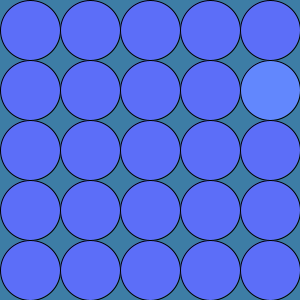
Frame 1 (no input)
Frame 60 (the mouse pressed at the canvas centre just before this capture): identical to frame 1, image omitted
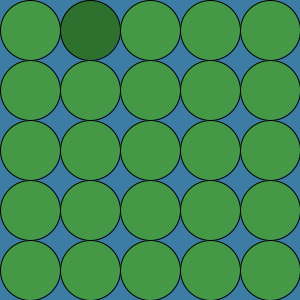
Frame 120 (the mouse held since frame 60 and released just before this capture)

The Processing sketch that drew these frames (run headless with seeded random() and noise(); from frame 60 on, the mouse is pressed at the canvas centre):

// Processing sketch: week03_9_color_mini_game
// ── week03_9_color_mini_game.pde
void setup(){
  size(300,300);
  colorMode(HSB,360, 100, 100);
  chooseColor();
}

void mousePressed(){
  chooseColor();
}

int I,J;
float h,s,b,dh,ds,db;
void chooseColor(){
  h = random(360);
  s = random(50,100);
  b = random(50,100);
  I = int(random(5));
  J = int(random(5));
  dh = random(-20,+20);
  ds = random(-20,+20);
  db = random(-20,+20);
}

void draw(){
  background(203, 63, 65);
  for(int i=0;i<5;i++){
    for(int j=0;j<5;j++){
      if(i==I && j==J) fill(h+dh, s+ds, b+db);
      else fill(h,s,b);
      ellipse(30+j*60, 30+i*60, 60, 60);
    }
  }
}
